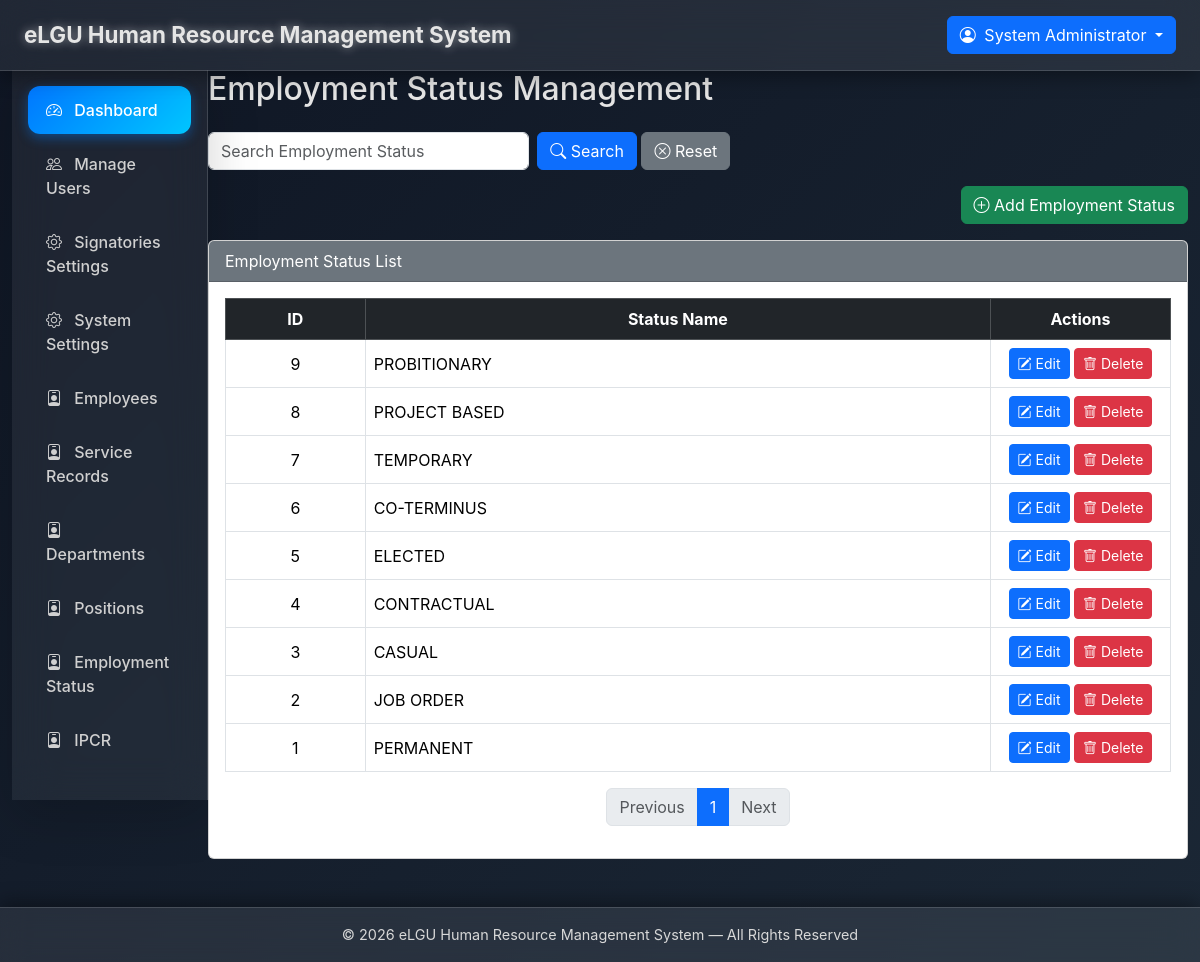
/admin/employment_status.php (signed in), run on the app's committed database.
### tables this page shows
CREATE TABLE `employment_status` (
  `id` int(11) NOT NULL,
  `name` varchar(100) NOT NULL,
  `created_at` timestamp NOT NULL DEFAULT current_timestamp()
);

### admin/employment_status.php (the view, shortened to what this page needs)
<?php
require_once __DIR__ . '/../layouts/header.php';
require_once __DIR__ . '/../layouts/sidebar.php';
$limit  = 10;
$page   = max(1, (int)($_GET['page'] ?? 1));
$offset = ($page - 1) * $limit;
$search = trim($_GET['search'] ?? '');
$where  = "";
$params = [];
$types  = "";
$sql_count = "SELECT COUNT(*) FROM employment_status $where";
$stmt = $mysqli->prepare($sql_count);
$stmt->execute();
$stmt->bind_result($total);
$total_pages = ceil($total / $limit);
$sql = "SELECT * FROM employment_status $where ORDER BY id DESC LIMIT ? OFFSET ?";
$stmt = $mysqli->prepare($sql);
if ($params) {
    $stmt->bind_param($types . "ii", ...array_merge($params, [$limit, $offset]));
} else {
    $stmt->bind_param("ii", $limit, $offset);
}
$stmt->execute();
$res = $stmt->get_result();
$statuses = $res->fetch_all(MYSQLI_ASSOC);
?>
<h2 class="mb-4">Employment Status Management</h2>
<div class="mb-3">
    <form method="get" class="row g-2">
        <div class="col-md-4">
            <input type="text" name="search" class="form-control"
                   placeholder="Search Employment Status"
                   value="<?= htmlspecialchars($search) ?>">
        </div>
        <div class="col-md-4">
            <button class="btn btn-primary">
                <i class="bi bi-search"></i> Search
            </button>
            <a href="employment_status.php" class="btn btn-secondary">
                <i class="bi bi-x-circle"></i> Reset
            </a>
        </div>
    </form>
</div>
<div class="mb-3 text-end">
    <button class="btn btn-success" data-bs-toggle="modal" data-bs-target="#addStatusModal">
        <i class="bi bi-plus-circle"></i> Add Employment Status
    </button>
</div>
<div class="card">
    <div class="card-header bg-secondary text-white">Employment Status List</div>
    <div class="card-body table-responsive">
        <table class="table table-bordered table-hover align-middle">
            <thead class="table-dark">
                <tr class="text-center">
                    <th>ID</th>
                    <th>Status Name</th>
                    <th width="180">Actions</th>
                </tr>
            </thead>
            <tbody>
                <?php if ($statuses): foreach ($statuses as $row): ?>
                <tr>
                    <td class="text-center"><?= $row['id'] ?></td>
                    <td><?= htmlspecialchars($row['name']) ?></td>
                    <td class="text-center">
                        <button class="btn btn-sm btn-primary"
                                data-bs-toggle="modal"
                                data-bs-target="#editModal<?= $row['id'] ?>">
                            <i class="bi bi-pencil-square"></i> Edit
                        </button>
                        <a href="?delete=<?= $row['id'] ?>"
                           class="btn btn-sm btn-danger"
                           onclick="return confirm('Delete this status?')">
                            <i class="bi bi-trash"></i> Delete
                        </a>
                    </td>
                </tr>
                <?php endforeach; else: ?>
                <tr>
                    <td colspan="3" class="text-center">No records found.</td>
                </tr>
                <?php endif; ?>
            </tbody>
        </table>
        <nav>
            <ul class="pagination justify-content-center">
                <li class="page-item <?= ($page <= 1 ? 'disabled' : '') ?>">
                    <a class="page-link"
                       href="?page=<?= $page-1 ?>&search=<?= urlencode($search) ?>">
                        Previous
                    </a>
                </li>
                <?php for ($i = 1; $i <= $total_pages; $i++): ?>
                <li class="page-item <?= ($i == $page ? 'active' : '') ?>">
                    <a class="page-link"
                       href="?page=<?= $i ?>&search=<?= urlencode($search) ?>">
                        <?= $i ?>
                    </a>
                </li>
                <?php endfor; ?>
                <li class="page-item <?= ($page >= $total_pages ? 'disabled' : '') ?>">
                    <a class="page-link"
                       href="?page=<?= $page+1 ?>&search=<?= urlencode($search) ?>">
                        Next
                    </a>
                </li>
            </ul>
        </nav>
    </div>
</div>
<?php require_once __DIR__ . '/../layouts/footer.php'; ?>

### layouts/header.php (style rules this page uses)
body { background: linear-gradient(135deg, #0f1624, #1b2735); color: #e5e5e5; overflow-x: hidden; font-family: 'Inter', sans-serif; }

### admin/employment_status.php (style rules this page uses)
.table thead th { text-align: center; vertical-align: middle; }
.table tbody td { vertical-align: middle; }

### data on the page
employment_status: id "9", name "PROBITIONARY"
employment_status: id "8", name "PROJECT BASED"
employment_status: id "7", name "TEMPORARY"
employment_status: id "6", name "CO-TERMINUS"
employment_status: id "5", name "ELECTED"
employment_status: id "4", name "CONTRACTUAL"
employment_status: id "3", name "CASUAL"
employment_status: id "2", name "JOB ORDER"
employment_status: id "1", name "PERMANENT"

### other printed values
SYSTEM_NAME "eLGU Human Resource Management System"
$_SESSION['name'] "System Administrator"
